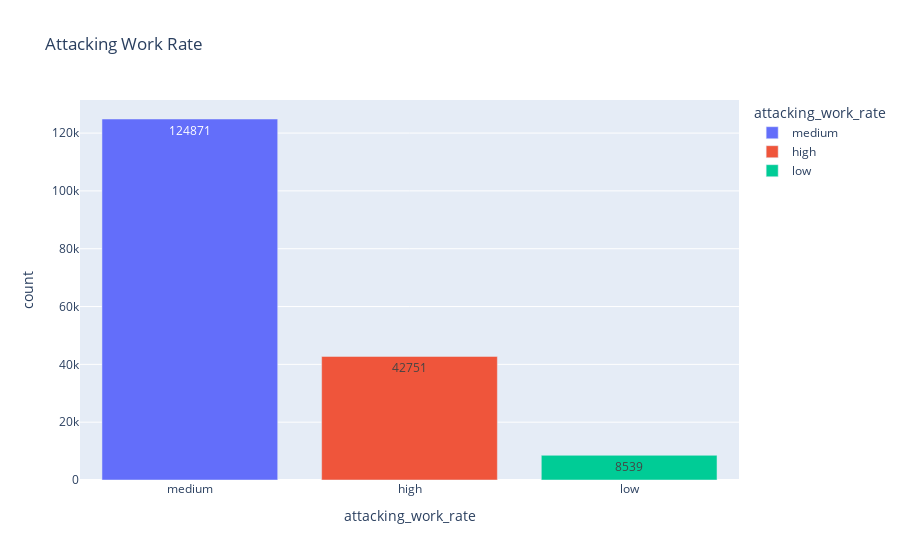

The notebook cell this image was saved under:
### Code cell
FIG = px.bar(
    D_attacking_work_rate,
    x = 'attacking_work_rate',
    y = 'count',
    title= 'Attacking Work Rate',
    text = 'count',
    color='attacking_work_rate'
)
FIG.show()

### Figure 1 — Plotly figure (JSON) as saved in the notebook; plotly's stock layout.template omitted (floating-point values rounded to 4 significant figures)
{"data": [{"hovertemplate": "attacking_work_rate=%{x}<br>count=%{text}<extra></extra>", "legendgroup": "medium", "marker": {"color": "#636efa", "pattern": {"shape": ""}}, "name": "medium", "orientation": "v", "showlegend": true, "text": [124900.0], "textposition": "auto", "type": "bar", "x": ["medium"], "xaxis": "x", "y": [124871], "yaxis": "y"}, {"hovertemplate": "attacking_work_rate=%{x}<br>count=%{text}<extra></extra>", "legendgroup": "high", "marker": {"color": "#EF553B", "pattern": {"shape": ""}}, "name": "high", "orientation": "v", "showlegend": true, "text": [42750.0], "textposition": "auto", "type": "bar", "x": ["high"], "xaxis": "x", "y": [42751], "yaxis": "y"}, {"hovertemplate": "attacking_work_rate=%{x}<br>count=%{text}<extra></extra>", "legendgroup": "low", "marker": {"color": "#00cc96", "pattern": {"shape": ""}}, "name": "low", "orientation": "v", "showlegend": true, "text": [8539.0], "textposition": "auto", "type": "bar", "x": ["low"], "xaxis": "x", "y": [8539], "yaxis": "y"}], "layout": {"barmode": "relative", "legend": {"title": {"text": "attacking_work_rate"}, "tracegroupgap": 0}, "title": {"text": "Attacking Work Rate"}, "xaxis": {"anchor": "y", "categoryarray": ["medium", "high", "low"], "categoryorder": "array", "domain": [0, 1], "title": {"text": "attacking_work_rate"}}, "yaxis": {"anchor": "x", "domain": [0, 1], "title": {"text": "count"}}}}
